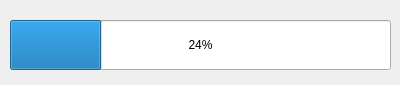
<?xml version="1.0" encoding="UTF-8"?>
<ui version="4.0">
 <class>processBar</class>
 <widget class="QDialog" name="processBar">
  <property name="geometry">
   <rect>
    <x>0</x>
    <y>0</y>
    <width>400</width>
    <height>85</height>
   </rect>
  </property>
  <property name="windowTitle">
   <string>Loading...</string>
  </property>
  <widget class="QLabel" name="label">
   <property name="geometry">
    <rect>
     <x>10</x>
     <y>10</y>
     <width>381</width>
     <height>21</height>
    </rect>
   </property>
   <property name="text">
    <string/>
   </property>
  </widget>
  <widget class="QProgressBar" name="progressBar">
   <property name="geometry">
    <rect>
     <x>10</x>
     <y>20</y>
     <width>381</width>
     <height>50</height>
    </rect>
   </property>
   <property name="value">
    <number>24</number>
   </property>
  </widget>
 </widget>
 <resources/>
 <connections/>
</ui>
